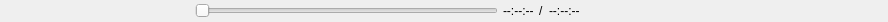
<?xml version="1.0" encoding="UTF-8"?>
<ui version="4.0">
 <class>MediaControls</class>
 <widget class="QWidget" name="MediaControls">
  <property name="geometry">
   <rect>
    <x>0</x>
    <y>0</y>
    <width>888</width>
    <height>22</height>
   </rect>
  </property>
  <property name="sizePolicy">
   <sizepolicy hsizetype="Preferred" vsizetype="Preferred">
    <horstretch>0</horstretch>
    <verstretch>0</verstretch>
   </sizepolicy>
  </property>
  <property name="minimumSize">
   <size>
    <width>0</width>
    <height>22</height>
   </size>
  </property>
  <property name="windowTitle">
   <string notr="true">Form</string>
  </property>
  <layout class="QHBoxLayout" name="horizontalLayout">
   <property name="spacing">
    <number>5</number>
   </property>
   <property name="leftMargin">
    <number>0</number>
   </property>
   <property name="topMargin">
    <number>0</number>
   </property>
   <property name="rightMargin">
    <number>0</number>
   </property>
   <property name="bottomMargin">
    <number>0</number>
   </property>
   <item>
    <widget class="QPushButton" name="playPauseButton">
     <property name="sizePolicy">
      <sizepolicy hsizetype="Fixed" vsizetype="Fixed">
       <horstretch>0</horstretch>
       <verstretch>0</verstretch>
      </sizepolicy>
     </property>
     <property name="minimumSize">
      <size>
       <width>22</width>
       <height>22</height>
      </size>
     </property>
     <property name="toolTip">
      <string>ContextBar.MediaControls.RestartMedia</string>
     </property>
     <property name="text">
      <string/>
     </property>
     <property name="shortcut">
      <string>Space</string>
     </property>
     <property name="flat">
      <bool>true</bool>
     </property>
     <property name="themeID2" stdset="0">
      <string notr="true">contextBarButton</string>
     </property>
    </widget>
   </item>
   <item>
    <widget class="QPushButton" name="previousButton">
     <property name="sizePolicy">
      <sizepolicy hsizetype="Fixed" vsizetype="Fixed">
       <horstretch>0</horstretch>
       <verstretch>0</verstretch>
      </sizepolicy>
     </property>
     <property name="minimumSize">
      <size>
       <width>22</width>
       <height>22</height>
      </size>
     </property>
     <property name="toolTip">
      <string>ContextBar.MediaControls.PlaylistPrevious</string>
     </property>
     <property name="text">
      <string/>
     </property>
     <property name="iconSize">
      <size>
       <width>20</width>
       <height>20</height>
      </size>
     </property>
     <property name="shortcut">
      <string>P</string>
     </property>
     <property name="flat">
      <bool>true</bool>
     </property>
     <property name="themeID2" stdset="0">
      <string notr="true">contextBarButton</string>
     </property>
    </widget>
   </item>
   <item>
    <widget class="QPushButton" name="stopButton">
     <property name="sizePolicy">
      <sizepolicy hsizetype="Fixed" vsizetype="Fixed">
       <horstretch>0</horstretch>
       <verstretch>0</verstretch>
      </sizepolicy>
     </property>
     <property name="minimumSize">
      <size>
       <width>22</width>
       <height>22</height>
      </size>
     </property>
     <property name="toolTip">
      <string>ContextBar.MediaControls.StopMedia</string>
     </property>
     <property name="text">
      <string/>
     </property>
     <property name="iconSize">
      <size>
       <width>20</width>
       <height>20</height>
      </size>
     </property>
     <property name="shortcut">
      <string>S</string>
     </property>
     <property name="flat">
      <bool>true</bool>
     </property>
     <property name="themeID2" stdset="0">
      <string notr="true">contextBarButton</string>
     </property>
    </widget>
   </item>
   <item>
    <widget class="QPushButton" name="nextButton">
     <property name="sizePolicy">
      <sizepolicy hsizetype="Fixed" vsizetype="Fixed">
       <horstretch>0</horstretch>
       <verstretch>0</verstretch>
      </sizepolicy>
     </property>
     <property name="minimumSize">
      <size>
       <width>22</width>
       <height>22</height>
      </size>
     </property>
     <property name="toolTip">
      <string>ContextBar.MediaControls.PlaylistNext</string>
     </property>
     <property name="text">
      <string/>
     </property>
     <property name="iconSize">
      <size>
       <width>20</width>
       <height>20</height>
      </size>
     </property>
     <property name="shortcut">
      <string>N</string>
     </property>
     <property name="flat">
      <bool>true</bool>
     </property>
     <property name="themeID2" stdset="0">
      <string notr="true">contextBarButton</string>
     </property>
    </widget>
   </item>
   <item>
    <spacer name="horizontalSpacer">
     <property name="orientation">
      <enum>Qt::Horizontal</enum>
     </property>
     <property name="sizeType">
      <enum>QSizePolicy::Fixed</enum>
     </property>
     <property name="sizeHint" stdset="0">
      <size>
       <width>15</width>
       <height>20</height>
      </size>
     </property>
    </spacer>
   </item>
   <item>
    <widget class="MediaSlider" name="slider">
     <property name="minimumSize">
      <size>
       <width>0</width>
       <height>22</height>
      </size>
     </property>
     <property name="accessibleName">
      <string>ContextBar.MediaControls.BlindSeek</string>
     </property>
     <property name="maximum">
      <number>1024</number>
     </property>
     <property name="tracking">
      <bool>false</bool>
     </property>
     <property name="orientation">
      <enum>Qt::Horizontal</enum>
     </property>
    </widget>
   </item>
   <item>
    <widget class="QLabel" name="timerLabel">
     <property name="sizePolicy">
      <sizepolicy hsizetype="Preferred" vsizetype="Fixed">
       <horstretch>0</horstretch>
       <verstretch>0</verstretch>
      </sizepolicy>
     </property>
     <property name="minimumSize">
      <size>
       <width>0</width>
       <height>22</height>
      </size>
     </property>
     <property name="text">
      <string>--:--:--</string>
     </property>
    </widget>
   </item>
   <item>
    <widget class="QLabel" name="label">
     <property name="sizePolicy">
      <sizepolicy hsizetype="Preferred" vsizetype="Fixed">
       <horstretch>0</horstretch>
       <verstretch>0</verstretch>
      </sizepolicy>
     </property>
     <property name="minimumSize">
      <size>
       <width>0</width>
       <height>22</height>
      </size>
     </property>
     <property name="text">
      <string>/</string>
     </property>
    </widget>
   </item>
   <item>
    <widget class="ClickableLabel" name="durationLabel">
     <property name="sizePolicy">
      <sizepolicy hsizetype="Preferred" vsizetype="Fixed">
       <horstretch>0</horstretch>
       <verstretch>0</verstretch>
      </sizepolicy>
     </property>
     <property name="minimumSize">
      <size>
       <width>0</width>
       <height>22</height>
      </size>
     </property>
     <property name="text">
      <string>--:--:--</string>
     </property>
    </widget>
   </item>
   <item>
    <widget class="QFrame" name="emptySpaceAgain">
     <property name="sizePolicy">
      <sizepolicy hsizetype="Expanding" vsizetype="Fixed">
       <horstretch>0</horstretch>
       <verstretch>0</verstretch>
      </sizepolicy>
     </property>
    </widget>
   </item>
  </layout>
 </widget>
 <customwidgets>
  <customwidget>
   <class>ClickableLabel</class>
   <extends>QLabel</extends>
   <header>clickable-label.hpp</header>
  </customwidget>
  <customwidget>
   <class>MediaSlider</class>
   <extends>QSlider</extends>
   <header location="global">media-slider.hpp</header>
  </customwidget>
 </customwidgets>
 <resources>
  <include location="../obs.qrc"/>
 </resources>
 <connections/>
</ui>
